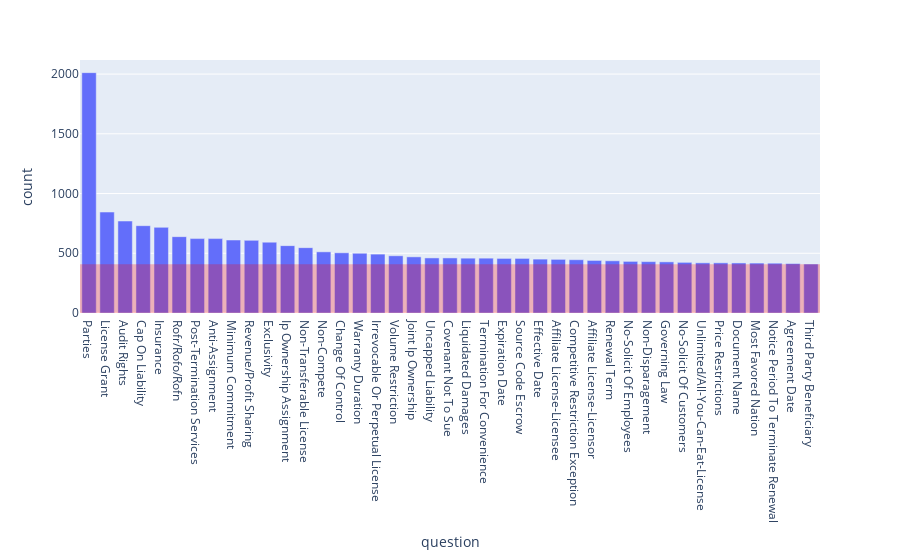

Source (notebook cell):
### Code cell
import plotly.express as px

fig = px.bar(df, x='question', y='count')
fig.add_hrect(y0=0, y1=408, line_width=0, fillcolor="red", opacity=0.25)
# save fig
fig.write_image("Figures_For_Report/question_count_bar.png")
fig.show()

### Figure 1 — Plotly figure (JSON) as saved in the notebook; plotly's stock layout.template omitted (floating-point values rounded to 4 significant figures)
{"data": [{"alignmentgroup": "True", "hovertemplate": "question=%{x}<br>count=%{y}<extra></extra>", "legendgroup": "", "marker": {"color": "#636efa", "pattern": {"shape": ""}}, "name": "", "offsetgroup": "", "orientation": "v", "showlegend": false, "textposition": "auto", "type": "bar", "x": ["Parties", "License Grant", "Audit Rights", "Cap On Liability", "Insurance", "Rofr/Rofo/Rofn", "Post-Termination Services", "Anti-Assignment", "Minimum Commitment", "Revenue/Profit Sharing", "Exclusivity", "Ip Ownership Assignment", "Non-Transferable License", "Non-Compete", "Change Of Control", "Warranty Duration", "Irrevocable Or Perpetual License", "Volume Restriction", "Joint Ip Ownership", "Uncapped Liability", "Covenant Not To Sue", "Liquidated Damages", "Termination For Convenience", "Expiration Date", "Source Code Escrow", "Effective Date", "Affiliate License-Licensee", "Competitive Restriction Exception", "Affiliate License-Licensor", "Renewal Term", "No-Solicit Of Employees", "Non-Disparagement", "Governing Law", "No-Solicit Of Customers", "Unlimited/All-You-Can-Eat-License", "Price Restrictions", "Document Name", "Most Favored Nation", "Notice Period To Terminate Renewal", "Agreement Date", "Third Party Beneficiary"], "xaxis": "x", "y": [2012, 845, 770, 731, 717, 639, 623, 623, 611, 608, 593, 564, 547, 512, 504, 500, 493, 479, 470, 461, 461, 459, 459, 457, 457, 451, 449, 446, 440, 437, 432, 430, 428, 424, 420, 420, 419, 418, 417, 414, 410], "yaxis": "y"}], "layout": {"barmode": "relative", "legend": {"tracegroupgap": 0}, "margin": {"t": 60}, "shapes": [{"fillcolor": "red", "line": {"width": 0}, "opacity": 0.25, "type": "rect", "x0": 0, "x1": 1, "xref": "x domain", "y0": 0, "y1": 408, "yref": "y"}], "xaxis": {"anchor": "y", "domain": [0, 1], "title": {"text": "question"}}, "yaxis": {"anchor": "x", "domain": [0, 1], "title": {"text": "count"}}}}
